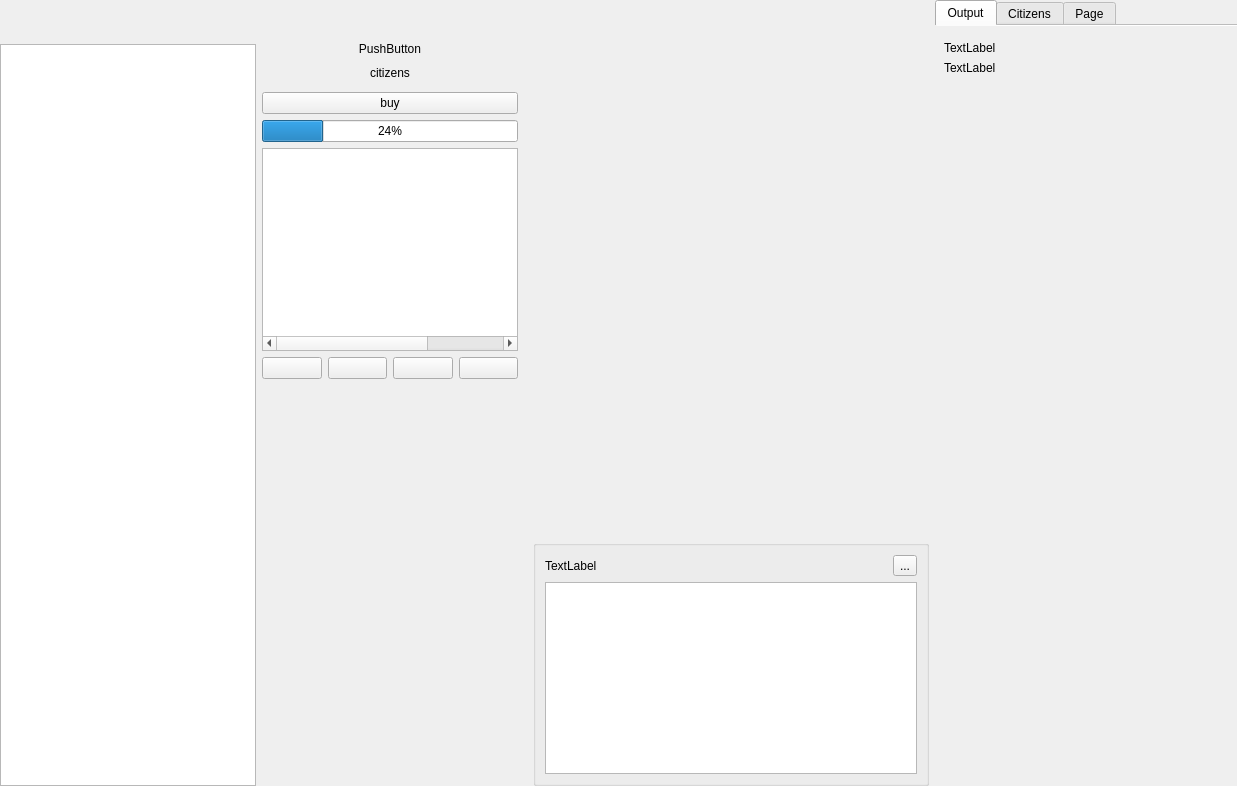
<?xml version="1.0" encoding="UTF-8"?>
<ui version="4.0">
 <class>FormCityDlg</class>
 <widget class="QWidget" name="FormCityDlg">
  <property name="geometry">
   <rect>
    <x>0</x>
    <y>0</y>
    <width>1237</width>
    <height>786</height>
   </rect>
  </property>
  <property name="sizePolicy">
   <sizepolicy hsizetype="Minimum" vsizetype="Minimum">
    <horstretch>0</horstretch>
    <verstretch>0</verstretch>
   </sizepolicy>
  </property>
  <property name="windowTitle">
   <string>Form</string>
  </property>
  <layout class="QHBoxLayout" name="horizontalLayout_3">
   <property name="leftMargin">
    <number>0</number>
   </property>
   <property name="topMargin">
    <number>0</number>
   </property>
   <property name="rightMargin">
    <number>0</number>
   </property>
   <property name="bottomMargin">
    <number>0</number>
   </property>
   <item>
    <widget class="QWidget" name="widget" native="true">
     <property name="autoFillBackground">
      <bool>true</bool>
     </property>
     <layout class="QGridLayout" name="gridLayout" rowstretch="0,1">
      <property name="leftMargin">
       <number>0</number>
      </property>
      <property name="bottomMargin">
       <number>0</number>
      </property>
      <item row="1" column="1">
       <layout class="QVBoxLayout" name="verticalLayout_9" stretch="0,0,0,0,0,0,0,100">
        <item>
         <widget class="QPushButton" name="lcity_name">
          <property name="sizePolicy">
           <sizepolicy hsizetype="Preferred" vsizetype="Fixed">
            <horstretch>0</horstretch>
            <verstretch>0</verstretch>
           </sizepolicy>
          </property>
          <property name="text">
           <string>PushButton</string>
          </property>
          <property name="flat">
           <bool>true</bool>
          </property>
         </widget>
        </item>
        <item>
         <widget class="city_label" name="citizens_label">
          <property name="sizePolicy">
           <sizepolicy hsizetype="Minimum" vsizetype="Minimum">
            <horstretch>0</horstretch>
            <verstretch>0</verstretch>
           </sizepolicy>
          </property>
          <property name="text">
           <string>citizens</string>
          </property>
          <property name="alignment">
           <set>Qt::AlignmentFlag::AlignCenter</set>
          </property>
         </widget>
        </item>
        <item>
         <widget class="cityIconInfoLabel" name="info_icon_label" native="true"/>
        </item>
        <item>
         <widget class="QPushButton" name="buy_button">
          <property name="sizePolicy">
           <sizepolicy hsizetype="Preferred" vsizetype="Fixed">
            <horstretch>0</horstretch>
            <verstretch>50</verstretch>
           </sizepolicy>
          </property>
          <property name="text">
           <string>buy</string>
          </property>
         </widget>
        </item>
        <item>
         <widget class="progress_bar" name="production_combo_p">
          <property name="sizePolicy">
           <sizepolicy hsizetype="Preferred" vsizetype="Fixed">
            <horstretch>0</horstretch>
            <verstretch>50</verstretch>
           </sizepolicy>
          </property>
          <property name="value">
           <number>24</number>
          </property>
         </widget>
        </item>
        <item>
         <widget class="QTableWidget" name="p_table_p">
          <property name="sizePolicy">
           <sizepolicy hsizetype="Preferred" vsizetype="Preferred">
            <horstretch>50</horstretch>
            <verstretch>50</verstretch>
           </sizepolicy>
          </property>
          <property name="minimumSize">
           <size>
            <width>0</width>
            <height>80</height>
           </size>
          </property>
          <property name="editTriggers">
           <set>QAbstractItemView::NoEditTriggers</set>
          </property>
          <property name="selectionMode">
           <enum>QAbstractItemView::NoSelection</enum>
          </property>
          <property name="selectionBehavior">
           <enum>QAbstractItemView::SelectItems</enum>
          </property>
          <property name="showGrid">
           <bool>false</bool>
          </property>
          <property name="columnCount">
           <number>3</number>
          </property>
          <attribute name="horizontalHeaderVisible">
           <bool>false</bool>
          </attribute>
          <attribute name="verticalHeaderVisible">
           <bool>false</bool>
          </attribute>
          <column/>
          <column/>
          <column/>
         </widget>
        </item>
        <item>
         <layout class="QHBoxLayout" name="horizontalLayout_7">
          <item>
           <widget class="QPushButton" name="work_add_but">
            <property name="sizePolicy">
             <sizepolicy hsizetype="Minimum" vsizetype="Fixed">
              <horstretch>0</horstretch>
              <verstretch>50</verstretch>
             </sizepolicy>
            </property>
            <property name="text">
             <string/>
            </property>
           </widget>
          </item>
          <item>
           <widget class="QPushButton" name="work_prev_but">
            <property name="sizePolicy">
             <sizepolicy hsizetype="Minimum" vsizetype="Fixed">
              <horstretch>0</horstretch>
              <verstretch>50</verstretch>
             </sizepolicy>
            </property>
            <property name="text">
             <string/>
            </property>
           </widget>
          </item>
          <item>
           <widget class="QPushButton" name="work_next_but">
            <property name="sizePolicy">
             <sizepolicy hsizetype="Minimum" vsizetype="Fixed">
              <horstretch>0</horstretch>
              <verstretch>50</verstretch>
             </sizepolicy>
            </property>
            <property name="text">
             <string/>
            </property>
           </widget>
          </item>
          <item>
           <widget class="QPushButton" name="work_rem_but">
            <property name="sizePolicy">
             <sizepolicy hsizetype="Minimum" vsizetype="Fixed">
              <horstretch>0</horstretch>
              <verstretch>50</verstretch>
             </sizepolicy>
            </property>
            <property name="text">
             <string/>
            </property>
           </widget>
          </item>
         </layout>
        </item>
        <item>
         <spacer name="verticalSpacer">
          <property name="orientation">
           <enum>Qt::Vertical</enum>
          </property>
          <property name="sizeHint" stdset="0">
           <size>
            <width>20</width>
            <height>40</height>
           </size>
          </property>
         </spacer>
        </item>
       </layout>
      </item>
      <item row="1" column="0">
       <layout class="QVBoxLayout" name="verticalLayout_4">
        <item>
         <widget class="freeciv::city_icon_widget" name="icon" native="true"/>
        </item>
        <item>
         <widget class="freeciv::upkeep_widget" name="upkeep"/>
        </item>
       </layout>
      </item>
      <item row="0" column="0" colspan="2">
       <layout class="QHBoxLayout" name="horizontalLayout" stretch="0,0,1,0">
        <property name="leftMargin">
         <number>6</number>
        </property>
        <item>
         <widget class="QToolButton" name="prev_city_but">
          <property name="sizePolicy">
           <sizepolicy hsizetype="Minimum" vsizetype="Expanding">
            <horstretch>0</horstretch>
            <verstretch>0</verstretch>
           </sizepolicy>
          </property>
          <property name="shortcut">
           <string>Left</string>
          </property>
          <property name="autoRaise">
           <bool>true</bool>
          </property>
         </widget>
        </item>
        <item>
         <widget class="QToolButton" name="next_city_but">
          <property name="sizePolicy">
           <sizepolicy hsizetype="Minimum" vsizetype="Expanding">
            <horstretch>0</horstretch>
            <verstretch>0</verstretch>
           </sizepolicy>
          </property>
          <property name="shortcut">
           <string>Right</string>
          </property>
          <property name="autoRaise">
           <bool>true</bool>
          </property>
         </widget>
        </item>
        <item>
         <spacer name="horizontalSpacer_2">
          <property name="orientation">
           <enum>Qt::Vertical</enum>
          </property>
          <property name="sizeHint" stdset="0">
           <size>
            <width>40</width>
            <height>20</height>
           </size>
          </property>
         </spacer>
        </item>
        <item>
         <widget class="QToolButton" name="bclose">
          <property name="sizePolicy">
           <sizepolicy hsizetype="Minimum" vsizetype="Expanding">
            <horstretch>0</horstretch>
            <verstretch>0</verstretch>
           </sizepolicy>
          </property>
          <property name="shortcut">
           <string>Esc</string>
          </property>
          <property name="autoRaise">
           <bool>true</bool>
          </property>
         </widget>
        </item>
       </layout>
      </item>
     </layout>
    </widget>
   </item>
   <item>
    <spacer name="horizontalSpacer">
     <property name="orientation">
      <enum>Qt::Vertical</enum>
     </property>
     <property name="sizeHint" stdset="0">
      <size>
       <width>0</width>
       <height>0</height>
      </size>
     </property>
    </spacer>
   </item>
   <item>
    <layout class="QVBoxLayout" name="verticalLayout_6">
     <item>
      <spacer name="middleSpacer">
       <property name="orientation">
        <enum>Qt::Vertical</enum>
       </property>
       <property name="sizeType">
        <enum>QSizePolicy::Fixed</enum>
       </property>
       <property name="sizeHint" stdset="0">
        <size>
         <width>0</width>
         <height>0</height>
        </size>
       </property>
      </spacer>
     </item>
     <item>
      <spacer name="present_units_vertical_spacer">
       <property name="orientation">
        <enum>Qt::Vertical</enum>
       </property>
       <property name="sizeHint" stdset="0">
        <size>
         <width>20</width>
         <height>40</height>
        </size>
       </property>
      </spacer>
     </item>
     <item>
      <widget class="QGroupBox" name="present_units_group_box">
       <property name="sizePolicy">
        <sizepolicy hsizetype="MinimumExpanding" vsizetype="Minimum">
         <horstretch>0</horstretch>
         <verstretch>0</verstretch>
        </sizepolicy>
       </property>
       <property name="alignment">
        <set>Qt::AlignmentFlag::AlignLeading|Qt::AlignmentFlag::AlignLeft|Qt::AlignmentFlag::AlignTop</set>
       </property>
       <layout class="QGridLayout" name="gridLayout_3">
        <item row="0" column="0">
         <widget class="QLabel" name="present_units_label">
          <property name="maximumSize">
           <size>
            <width>16777215</width>
            <height>16777215</height>
           </size>
          </property>
          <property name="text">
           <string>TextLabel</string>
          </property>
          <property name="alignment">
           <set>Qt::AlignmentFlag::AlignLeading|Qt::AlignmentFlag::AlignLeft|Qt::AlignmentFlag::AlignVCenter</set>
          </property>
         </widget>
        </item>
        <item row="1" column="0" colspan="2">
         <widget class="unit_list_widget" name="present_units_list">
          <property name="sizePolicy">
           <sizepolicy hsizetype="MinimumExpanding" vsizetype="Minimum">
            <horstretch>0</horstretch>
            <verstretch>0</verstretch>
           </sizepolicy>
          </property>
          <property name="selectionMode">
           <enum>QAbstractItemView::NoSelection</enum>
          </property>
          <property name="flow">
           <enum>QListView::LeftToRight</enum>
          </property>
          <property name="resizeMode">
           <enum>QListView::Fixed</enum>
          </property>
          <property name="viewMode">
           <enum>QListView::ListMode</enum>
          </property>
         </widget>
        </item>
        <item row="0" column="1">
         <widget class="QToolButton" name="present_units_exp_col_but">
          <property name="text">
           <string>...</string>
          </property>
          <property name="icon">
           <iconset theme="QIcon::ThemeIcon::GoUp"/>
          </property>
         </widget>
        </item>
       </layout>
      </widget>
     </item>
    </layout>
   </item>
   <item>
    <spacer name="horizontalSpacer_3">
     <property name="orientation">
      <enum>Qt::Vertical</enum>
     </property>
     <property name="sizeHint" stdset="0">
      <size>
       <width>0</width>
       <height>0</height>
      </size>
     </property>
    </spacer>
   </item>
   <item>
    <widget class="QWidget" name="widget_2" native="true">
     <property name="sizePolicy">
      <sizepolicy hsizetype="Minimum" vsizetype="Preferred">
       <horstretch>0</horstretch>
       <verstretch>0</verstretch>
      </sizepolicy>
     </property>
     <property name="autoFillBackground">
      <bool>true</bool>
     </property>
     <layout class="QVBoxLayout" name="verticalLayout_7">
      <property name="spacing">
       <number>0</number>
      </property>
      <property name="leftMargin">
       <number>0</number>
      </property>
      <property name="topMargin">
       <number>0</number>
      </property>
      <property name="rightMargin">
       <number>0</number>
      </property>
      <property name="bottomMargin">
       <number>0</number>
      </property>
      <item>
       <widget class="QTabWidget" name="tabs_right">
        <property name="sizePolicy">
         <sizepolicy hsizetype="Minimum" vsizetype="Preferred">
          <horstretch>0</horstretch>
          <verstretch>0</verstretch>
         </sizepolicy>
        </property>
        <property name="currentIndex">
         <number>0</number>
        </property>
        <property name="documentMode">
         <bool>true</bool>
        </property>
        <widget class="QWidget" name="tab_2">
         <attribute name="title">
          <string>Output</string>
         </attribute>
         <layout class="QVBoxLayout" name="verticalLayout_8" stretch="0">
          <property name="leftMargin">
           <number>0</number>
          </property>
          <property name="topMargin">
           <number>0</number>
          </property>
          <property name="rightMargin">
           <number>0</number>
          </property>
          <property name="bottomMargin">
           <number>0</number>
          </property>
          <item>
           <widget class="QScrollArea" name="scrollArea_2">
            <property name="frameShape">
             <enum>QFrame::NoFrame</enum>
            </property>
            <property name="horizontalScrollBarPolicy">
             <enum>Qt::ScrollBarAsNeeded</enum>
            </property>
            <property name="sizeAdjustPolicy">
             <enum>QAbstractScrollArea::AdjustIgnored</enum>
            </property>
            <property name="widgetResizable">
             <bool>true</bool>
            </property>
            <widget class="QWidget" name="scrollAreaWidgetContents_2">
             <property name="geometry">
              <rect>
               <x>0</x>
               <y>0</y>
               <width>304</width>
               <height>754</height>
              </rect>
             </property>
             <layout class="QVBoxLayout" name="verticalLayout_2">
              <property name="bottomMargin">
               <number>50</number>
              </property>
              <item>
               <widget class="city_info" name="info_wdg" native="true">
                <property name="sizePolicy">
                 <sizepolicy hsizetype="Preferred" vsizetype="Preferred">
                  <horstretch>0</horstretch>
                  <verstretch>0</verstretch>
                 </sizepolicy>
                </property>
               </widget>
              </item>
              <item>
               <widget class="QLabel" name="curr_impr">
                <property name="sizePolicy">
                 <sizepolicy hsizetype="Preferred" vsizetype="Preferred">
                  <horstretch>0</horstretch>
                  <verstretch>0</verstretch>
                 </sizepolicy>
                </property>
                <property name="text">
                 <string>TextLabel</string>
                </property>
               </widget>
              </item>
              <item>
               <widget class="QLabel" name="supp_units">
                <property name="sizePolicy">
                 <sizepolicy hsizetype="Preferred" vsizetype="Preferred">
                  <horstretch>0</horstretch>
                  <verstretch>0</verstretch>
                 </sizepolicy>
                </property>
                <property name="text">
                 <string>TextLabel</string>
                </property>
                <property name="alignment">
                 <set>Qt::AlignmentFlag::AlignLeading|Qt::AlignmentFlag::AlignLeft|Qt::AlignmentFlag::AlignVCenter</set>
                </property>
               </widget>
              </item>
              <item>
               <spacer name="verticalSpacer_2">
                <property name="orientation">
                 <enum>Qt::Vertical</enum>
                </property>
                <property name="sizeHint" stdset="0">
                 <size>
                  <width>20</width>
                  <height>40</height>
                 </size>
                </property>
               </spacer>
              </item>
             </layout>
            </widget>
           </widget>
          </item>
         </layout>
        </widget>
        <widget class="QWidget" name="tab_citizens">
         <attribute name="title">
          <string>Citizens</string>
         </attribute>
         <layout class="QGridLayout" name="gridLayout_2">
          <item row="1" column="0">
           <widget class="QGroupBox" name="nationality_group">
            <property name="title">
             <string>GroupBox</string>
            </property>
            <layout class="QHBoxLayout" name="horizontalLayout_4">
             <item>
              <widget class="QTableWidget" name="nationality_table">
               <property name="editTriggers">
                <set>QAbstractItemView::NoEditTriggers</set>
               </property>
               <property name="selectionMode">
                <enum>QAbstractItemView::NoSelection</enum>
               </property>
               <property name="selectionBehavior">
                <enum>QAbstractItemView::SelectItems</enum>
               </property>
               <property name="showGrid">
                <bool>false</bool>
               </property>
               <property name="columnCount">
                <number>3</number>
               </property>
               <attribute name="horizontalHeaderStretchLastSection">
                <bool>true</bool>
               </attribute>
               <attribute name="verticalHeaderVisible">
                <bool>false</bool>
               </attribute>
               <column/>
               <column/>
               <column/>
              </widget>
             </item>
            </layout>
           </widget>
          </item>
          <item row="0" column="0">
           <widget class="QGroupBox" name="happiness_group">
            <property name="title">
             <string>GroupBox</string>
            </property>
            <layout class="QVBoxLayout" name="verticalLayout_10">
             <item>
              <widget class="QScrollArea" name="scrollArea">
               <property name="frameShape">
                <enum>QFrame::NoFrame</enum>
               </property>
               <property name="sizeAdjustPolicy">
                <enum>QAbstractScrollArea::AdjustIgnored</enum>
               </property>
               <property name="widgetResizable">
                <bool>true</bool>
               </property>
               <widget class="QWidget" name="scrollAreaWidgetContents">
                <property name="geometry">
                 <rect>
                  <x>0</x>
                  <y>0</y>
                  <width>139</width>
                  <height>150</height>
                 </rect>
                </property>
                <property name="sizePolicy">
                 <sizepolicy hsizetype="Minimum" vsizetype="Minimum">
                  <horstretch>0</horstretch>
                  <verstretch>0</verstretch>
                 </sizepolicy>
                </property>
                <layout class="QFormLayout" name="formLayout_2">
                 <item row="0" column="0">
                  <widget class="QLabel" name="label1">
                   <property name="text">
                    <string>TextLabel</string>
                   </property>
                   <property name="fonts::notify_label" stdset="0">
                    <bool>true</bool>
                   </property>
                  </widget>
                 </item>
                 <item row="0" column="1">
                  <widget class="city_label" name="lab_table1">
                   <property name="sizePolicy">
                    <sizepolicy hsizetype="Minimum" vsizetype="Minimum">
                     <horstretch>0</horstretch>
                     <verstretch>0</verstretch>
                    </sizepolicy>
                   </property>
                   <property name="text">
                    <string>TextLabel</string>
                   </property>
                  </widget>
                 </item>
                 <item row="1" column="0">
                  <widget class="QLabel" name="label2">
                   <property name="text">
                    <string>TextLabel</string>
                   </property>
                   <property name="fonts::notify_label" stdset="0">
                    <bool>true</bool>
                   </property>
                  </widget>
                 </item>
                 <item row="1" column="1">
                  <widget class="city_label" name="lab_table2">
                   <property name="sizePolicy">
                    <sizepolicy hsizetype="Minimum" vsizetype="Minimum">
                     <horstretch>0</horstretch>
                     <verstretch>0</verstretch>
                    </sizepolicy>
                   </property>
                   <property name="text">
                    <string>TextLabel</string>
                   </property>
                  </widget>
                 </item>
                 <item row="2" column="0">
                  <widget class="QLabel" name="label3">
                   <property name="text">
                    <string>TextLabel</string>
                   </property>
                   <property name="fonts::notify_label" stdset="0">
                    <bool>true</bool>
                   </property>
                  </widget>
                 </item>
                 <item row="2" column="1">
                  <widget class="city_label" name="lab_table3">
                   <property name="sizePolicy">
                    <sizepolicy hsizetype="Minimum" vsizetype="Minimum">
                     <horstretch>0</horstretch>
                     <verstretch>0</verstretch>
                    </sizepolicy>
                   </property>
                   <property name="text">
                    <string>lab_table3</string>
                   </property>
                  </widget>
                 </item>
                 <item row="3" column="0">
                  <widget class="QLabel" name="label4">
                   <property name="text">
                    <string>TextLabel</string>
                   </property>
                   <property name="fonts::notify_label" stdset="0">
                    <bool>true</bool>
                   </property>
                  </widget>
                 </item>
                 <item row="3" column="1">
                  <widget class="city_label" name="lab_table4">
                   <property name="sizePolicy">
                    <sizepolicy hsizetype="Minimum" vsizetype="Minimum">
                     <horstretch>0</horstretch>
                     <verstretch>0</verstretch>
                    </sizepolicy>
                   </property>
                   <property name="text">
                    <string>TextLabel</string>
                   </property>
                  </widget>
                 </item>
                 <item row="4" column="0">
                  <widget class="QLabel" name="label5">
                   <property name="text">
                    <string>TextLabel</string>
                   </property>
                   <property name="fonts::notify_label" stdset="0">
                    <bool>true</bool>
                   </property>
                  </widget>
                 </item>
                 <item row="4" column="1">
                  <widget class="city_label" name="lab_table5">
                   <property name="sizePolicy">
                    <sizepolicy hsizetype="Minimum" vsizetype="Minimum">
                     <horstretch>0</horstretch>
                     <verstretch>0</verstretch>
                    </sizepolicy>
                   </property>
                   <property name="text">
                    <string>TextLabel</string>
                   </property>
                  </widget>
                 </item>
                 <item row="5" column="0">
                  <widget class="QLabel" name="label6">
                   <property name="text">
                    <string>TextLabel</string>
                   </property>
                   <property name="fonts::notify_label" stdset="0">
                    <bool>true</bool>
                   </property>
                  </widget>
                 </item>
                 <item row="5" column="1">
                  <widget class="city_label" name="lab_table6">
                   <property name="sizePolicy">
                    <sizepolicy hsizetype="Minimum" vsizetype="Minimum">
                     <horstretch>0</horstretch>
                     <verstretch>0</verstretch>
                    </sizepolicy>
                   </property>
                   <property name="text">
                    <string>TextLabel</string>
                   </property>
                  </widget>
                 </item>
                </layout>
               </widget>
              </widget>
             </item>
            </layout>
           </widget>
          </item>
         </layout>
        </widget>
        <widget class="QWidget" name="tab">
         <attribute name="title">
          <string>Page</string>
         </attribute>
         <layout class="QHBoxLayout" name="horizontalLayout_8">
          <property name="leftMargin">
           <number>0</number>
          </property>
          <property name="topMargin">
           <number>0</number>
          </property>
          <property name="rightMargin">
           <number>0</number>
          </property>
          <property name="bottomMargin">
           <number>0</number>
          </property>
          <item>
           <layout class="QVBoxLayout" name="verticalLayout">
            <item>
             <widget class="QLabel" name="cma_result_pix">
              <property name="text">
               <string/>
              </property>
              <property name="alignment">
               <set>Qt::AlignCenter</set>
              </property>
             </widget>
            </item>
            <item>
             <widget class="QLabel" name="cma_result">
              <property name="text">
               <string>cma_info_text</string>
              </property>
             </widget>
            </item>
            <item>
             <widget class="QPushButton" name="cma_enable_but">
              <property name="text">
               <string>PushButton</string>
              </property>
             </widget>
            </item>
            <item>
             <widget class="QTableWidget" name="cma_table">
              <property name="sizePolicy">
               <sizepolicy hsizetype="Preferred" vsizetype="Expanding">
                <horstretch>0</horstretch>
                <verstretch>0</verstretch>
               </sizepolicy>
              </property>
              <property name="contextMenuPolicy">
               <enum>Qt::NoContextMenu</enum>
              </property>
              <property name="editTriggers">
               <set>QAbstractItemView::NoEditTriggers</set>
              </property>
              <property name="selectionMode">
               <enum>QAbstractItemView::NoSelection</enum>
              </property>
              <property name="selectionBehavior">
               <enum>QAbstractItemView::SelectItems</enum>
              </property>
              <property name="showGrid">
               <bool>false</bool>
              </property>
              <property name="columnCount">
               <number>1</number>
              </property>
              <attribute name="horizontalHeaderVisible">
               <bool>false</bool>
              </attribute>
              <attribute name="verticalHeaderVisible">
               <bool>false</bool>
              </attribute>
              <column/>
             </widget>
            </item>
            <item>
             <widget class="freeciv::governor_widget" name="governor" native="true"/>
            </item>
            <item>
             <widget class="QPushButton" name="bsavecma">
              <property name="text">
               <string>PushButton</string>
              </property>
             </widget>
            </item>
           </layout>
          </item>
         </layout>
        </widget>
       </widget>
      </item>
     </layout>
    </widget>
   </item>
  </layout>
 </widget>
 <customwidgets>
  <customwidget>
   <class>progress_bar</class>
   <extends>QProgressBar</extends>
   <header>citydlg.h</header>
  </customwidget>
  <customwidget>
   <class>city_label</class>
   <extends>QLabel</extends>
   <header>citydlg.h</header>
  </customwidget>
  <customwidget>
   <class>city_info</class>
   <extends>QWidget</extends>
   <header>citydlg.h</header>
   <container>1</container>
  </customwidget>
  <customwidget>
   <class>unit_list_widget</class>
   <extends>QListWidget</extends>
   <header>citydlg.h</header>
  </customwidget>
  <customwidget>
   <class>cityIconInfoLabel</class>
   <extends>QWidget</extends>
   <header>citydlg.h</header>
   <container>1</container>
  </customwidget>
  <customwidget>
   <class>freeciv::upkeep_widget</class>
   <extends>QListView</extends>
   <header>widgets/city/upkeep_widget.h</header>
  </customwidget>
  <customwidget>
   <class>freeciv::city_icon_widget</class>
   <extends>QWidget</extends>
   <header>widgets/city/city_icon_widget.h</header>
   <container>1</container>
  </customwidget>
  <customwidget>
   <class>freeciv::governor_widget</class>
   <extends>QWidget</extends>
   <header>widgets/city/governor_widget.h</header>
   <container>1</container>
  </customwidget>
 </customwidgets>
 <resources/>
 <connections/>
</ui>
